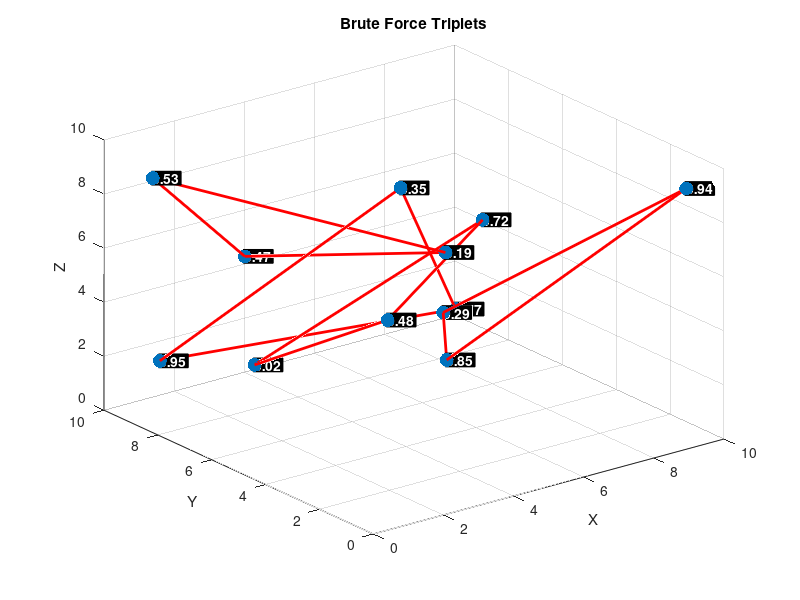
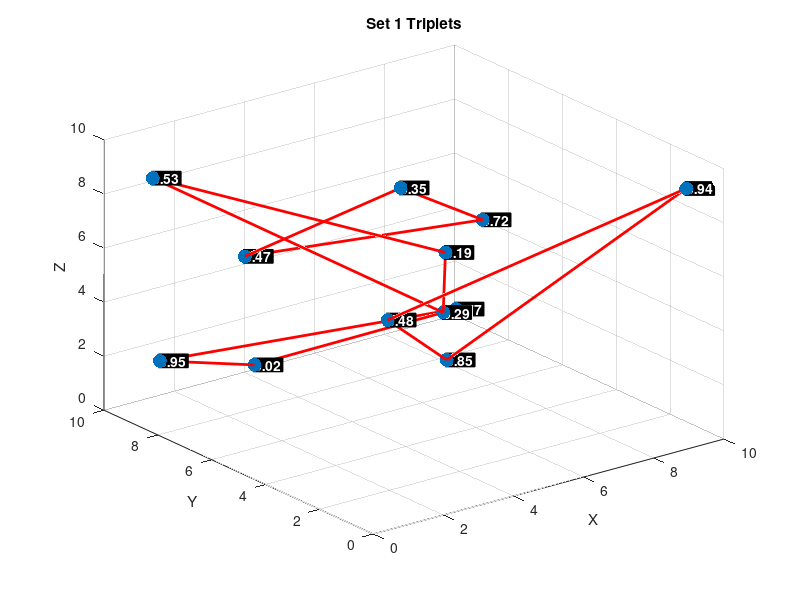
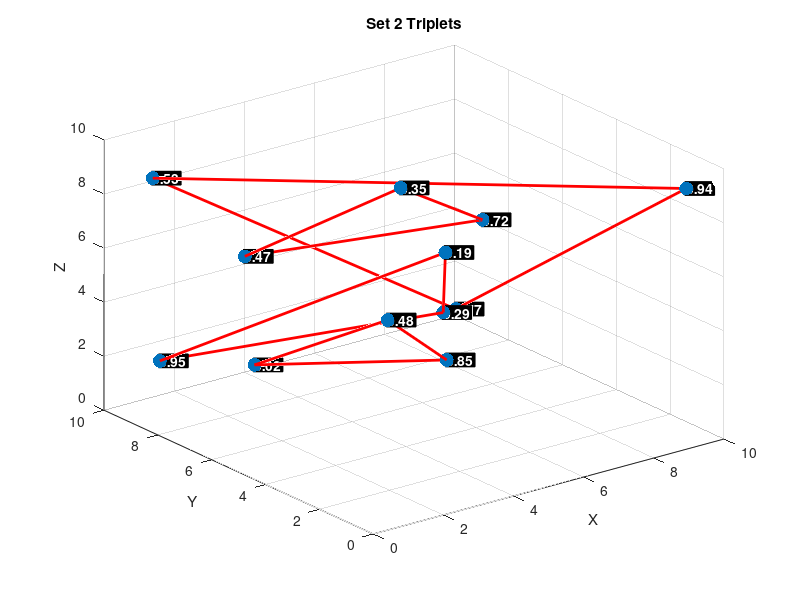
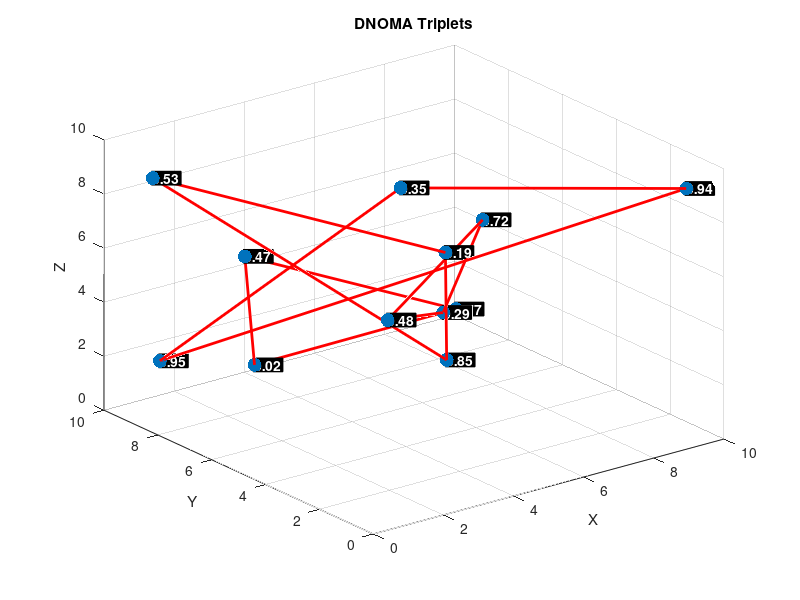

These figures' MATLAB source, in order:
%plan:
%- make random points and weights
%- sort these 12 points relative to origin (1 closest)
%- make brute force triplet groupings O(n^n) with points
%- all grouping functions
%- show all groupings on graph
%- show results in command window
%- HELPER FUNCTIONS
%- all grouping functions
%- calc score for grouping set
%- generates all unique groupings (brute force) recursively
%- plot groupings
%- get weight for results
%- print groupings
%- compare results to brute force


function NOMA3()
    numPoints = 12;
    xRange = 10;
    yRange = 10;
    zRange = 10;

    %make random points and weights
    x = rand(1, numPoints) * xRange;
    y = rand(1, numPoints) * yRange;
    z = rand(1, numPoints) * zRange;
    weights = rand(1, numPoints);
    points = [x; y; z]';

    %sort these 12 points relative to origin (1 closest)
    dist = sqrt(sum(points.^2, 2));
    [~, sortedIndices] = sort(dist);
    points = points(sortedIndices, :);
    weights = weights(sortedIndices);

    %make brute force triplet groupings O(n^n) with points
    pointIndices = 1:numPoints;
    groupings = makeGroupings(pointIndices);
    maxScore = -inf;
    bestTriplets = [];
    %get total scores
    for i = 1:length(groupings)
        groupingSet = groupings{i};
        score = calcScore(groupingSet, points, weights);
        if score > maxScore
            maxScore = score;
            bestTriplets = groupingSet;
        end
    end

    %all grouping functions
    set1 = [1, 12, 2; 3, 11, 4; 5, 10, 6; 7, 9, 8];
    set2 = [1, 2, 3; 4, 5, 6; 7, 8, 9; 10, 11, 12];

    DNOMA = DNOMAGrouping(numPoints);

    DNLUPA = DNLUPAGrouping(numPoints);

    MUG = MUGGrouping(numPoints);

    LCG = LCGGrouping(points);
    DEC = DECGrouping(points);

    greedyTriplets = greedyGrouping(points, weights);

    %show all groupings on graph
    plotGroupings(points, bestTriplets, 'Brute Force', weights);
    plotGroupings(points, set1, 'Set 1', weights);
    plotGroupings(points, set2, 'Set 2', weights);
    plotGroupings(points, DNOMA, 'DNOMA', weights);
    plotGroupings(points, DNLUPA, 'DNLUPA', weights);
    plotGroupings(points, MUG, 'MUG', weights);
    plotGroupings(points, LCG, 'LCG', weights);
    plotGroupings(points, DEC, 'DEC', weights);
    plotGroupings(points, greedyTriplets, 'Greedy', weights);

    %show results in command window
    results.BruteForce = struct('triplets', bestTriplets, ...
        'weights', getWeight(bestTriplets, weights), ...
        'totalScore', maxScore, 'complexity', 'O(n!!!)');

    results.set1 = struct('triplets', set1, ...
        'weights', getWeight(set1, weights), ...
        'totalScore', calcScore(set1, points, weights), 'complexity', 'O(1)');

    results.set2 = struct('triplets', set2, ...
        'weights', getWeight(set2, weights), ...
        'totalScore', calcScore(set2, points, weights), 'complexity', 'O(1)');

    results.DNOMA = struct('triplets', DNOMA, ...
        'weights', getWeight(DNOMA, weights), ...
        'totalScore', calcScore(DNOMA, points, weights), 'complexity', 'O(nlogn)');

    results.DNLUPA = struct('triplets', DNLUPA, ...
        'weights', getWeight(DNLUPA, weights), ...
        'totalScore', calcScore(DNLUPA, points, weights), 'complexity', 'O(nlogn)');

    results.MUG = struct('triplets', MUG, ...
        'weights', getWeight(MUG, weights), ...
        'totalScore', calcScore(MUG, points, weights), 'complexity', 'O(n)');

    results.LCG = struct('triplets', LCG, ...
        'weights', getWeight(LCG, weights), ...
        'totalScore', calcScore(LCG, points, weights), 'complexity', 'O(nlogn)');

    results.DEC = struct('triplets', DEC, ...
        'weights', getWeight(DEC, weights), ...
        'totalScore', calcScore(DEC, points, weights), 'complexity', 'O(nlogn)');

    results.Greedy = struct('triplets', greedyTriplets, ...
        'weights', getWeight(greedyTriplets, weights), ...
        'totalScore', calcScore(greedyTriplets, points, weights), 'complexity', 'O(n^3)');

    printTripletResults(results);
    compareBruteForce(results);
end

%HELPER FUNCTIONS

%all grouping functions
function triplets = DNOMAGrouping(N)
    g1 = 1:4;
    g2 = 5:8;
    g3 = 9:12;
    triplets = [g1(1), g2(1), g3(1);
                g1(2), g2(2), g3(2);
                g1(3), g2(3), g3(3);
                g1(4), g2(4), g3(4)];
end

function triplets = DNLUPAGrouping(N)
    triplets = [1,6,12; 2,5,11; 3,8,10; 4,7,9];
end

function triplets = MUGGrouping(N)
    triplets = reshape(1:N, 3, [])'; %3 groups
end

function triplets = LCGGrouping(points)
    [~, order] = sort(sqrt(sum(points.^2, 2))); %order from origin
    triplets = reshape(order, 3, [])'; %dist from origin
end
function triplets = DECGrouping(points)
    strengths = sum(points, 2); %strength by xyz sum
    [~, sorted] = sort(strengths, 'descend'); %strong to weak
    triplets = reshape(sorted, 3, [])';
end

function triplets = greedyGrouping(points, weights)
    indices = 1:size(points,1);
    triplets = [];
    while length(indices) >= 3
        maxScore = -inf;
        best = [];
        for i = 1:length(indices) %try all possible comb. of 3 pts
            for j = i+1:length(indices)
                for k = j+1:length(indices)
                    idx = [indices(i), indices(j), indices(k)]; %score of each triplet
                    p = points(idx,:);
                    w = weights(idx);
                    distSum = norm(p(1,:) - p(2,:)) + norm(p(2,:) - p(3,:)) + norm(p(1,:) - p(3,:));
                    weightDiff = max(w) - min(w);
                    score = distSum + weightDiff;
                    if score > maxScore %track best triplet
                        maxScore = score;
                        best = idx;
                    end
                end
            end
        end
        triplets = [triplets; best];
        indices = setdiff(indices, best);
    end
end

%calc score for grouping set
function score = calcScore(groupingSet, points, weights)
    alpha1 = 0.6;
    alpha2 = 0.3;
    alpha3 = 0.1;
    P = 1;
    N0 = 1e-4;
    eta = 3;
    score = 0;
    for i = 1:size(groupingSet, 1)
        idx = groupingSet(i, :);
        d = vecnorm(points(idx, :)');
        z = raylrnd(1, [1,3]);
        h = (1 ./ d.^(eta/2)) .* z;
        h = sort(h, 'descend');
        w = weights(idx);
        R1 = log2(1 + (alpha1 * P * h(1)^2) / (alpha2 * P * h(1)^2 + alpha3 * P * h(1)^2 + N0));
        R2 = log2(1 + (alpha2 * P * h(2)^2) / (alpha3 * P * h(2)^2 + N0));
        R3 = log2(1 + (alpha3 * P * h(3)^2) / N0);
        U = R1 + R2 + R3;
        score = score + U;
    end
end


%generates all unique groupings (brute force) recursively
function groupings = makeGroupings(indices)
    if isempty(indices)
        groupings = {[]};
        return;
    end
    groupings = {};
    first = indices(1);
    for i = 2:length(indices)
        for j = i+1:length(indices)
            rest = indices([2:i-1, i+1:j-1, j+1:end]);
            sub = makeGroupings(rest); %recursive
            for k = 1:length(sub)
                groupings{end+1} = [first, indices(i), indices(j); sub{k}];
            end
        end
    end
end

%plot groupings
function plotGroupings(points, triplets, name, weights)
    figure;
    scatter3(points(:,1), points(:,2), points(:,3), 100, 'filled');
    hold on;
    for i = 1:size(triplets,1)
        idx = triplets(i,:);
        plot3(points(idx,1), points(idx,2), points(idx,3), 'r-', 'LineWidth', 2);
        plot3([points(idx(1),1), points(idx(3),1)], ...
              [points(idx(1),2), points(idx(3),2)], ...
              [points(idx(1),3), points(idx(3),3)], 'r-', 'LineWidth', 2);
    end
    for i = 1:size(points,1)
        text(points(i,1), points(i,2), points(i,3), ...
            sprintf('%.2f', weights(i)), ...
            'FontSize', 10, 'FontWeight', 'bold', ...
            'Color', 'w', 'EdgeColor', 'k', ...
            'BackgroundColor', 'k', ...
            'Margin', 1, ...
            'HorizontalAlignment', 'left');
    end
    xlabel('X'); ylabel('Y'); zlabel('Z');
    title([name, ' Triplets']);
    grid on;
end

%get weight for results
function weightsMatrix = getWeight(triplets, weights)
    weightsMatrix = zeros(size(triplets));
    for i = 1:size(triplets, 1)
        weightsMatrix(i, :) = weights(triplets(i, :));
    end
end

%print groupings
function printTripletResults(results)
    fields = fieldnames(results);
    for i = 1:length(fields)
        key = fields{i};
        tripletStruct = results.(key);
        triplets = tripletStruct.triplets;
        fprintf('\n%s Grouping (%s):\n', key, tripletStruct.complexity);
        disp(triplets);
        fprintf('Triplet Weights:\n');
        for j = 1:size(triplets,1)
            w = tripletStruct.weights(j,:);
            fprintf('  Triplet %d: [%.2f, %.2f, %.2f]\n', j, w(1), w(2), w(3));
        end
        fprintf('Total Score (Distance + Weight Difference): %.4f\n\n', tripletStruct.totalScore);
    end
end

%compare results to brute force
function compareBruteForce(results)
    bruteForceScore = results.BruteForce.totalScore;
    methods = fieldnames(results);
    disp(' ');
    for i = 1:length(methods)
        method = methods{i};
        if strcmp(method, 'BruteForce')
            continue;
        end
        delta = bruteForceScore - results.(method).totalScore;
        disp(['Brute Force v ', method, '? ', num2str(delta)]);
    end
    disp('The higher the difference, the more optimal brute force is for (distance + weight difference).');
end
